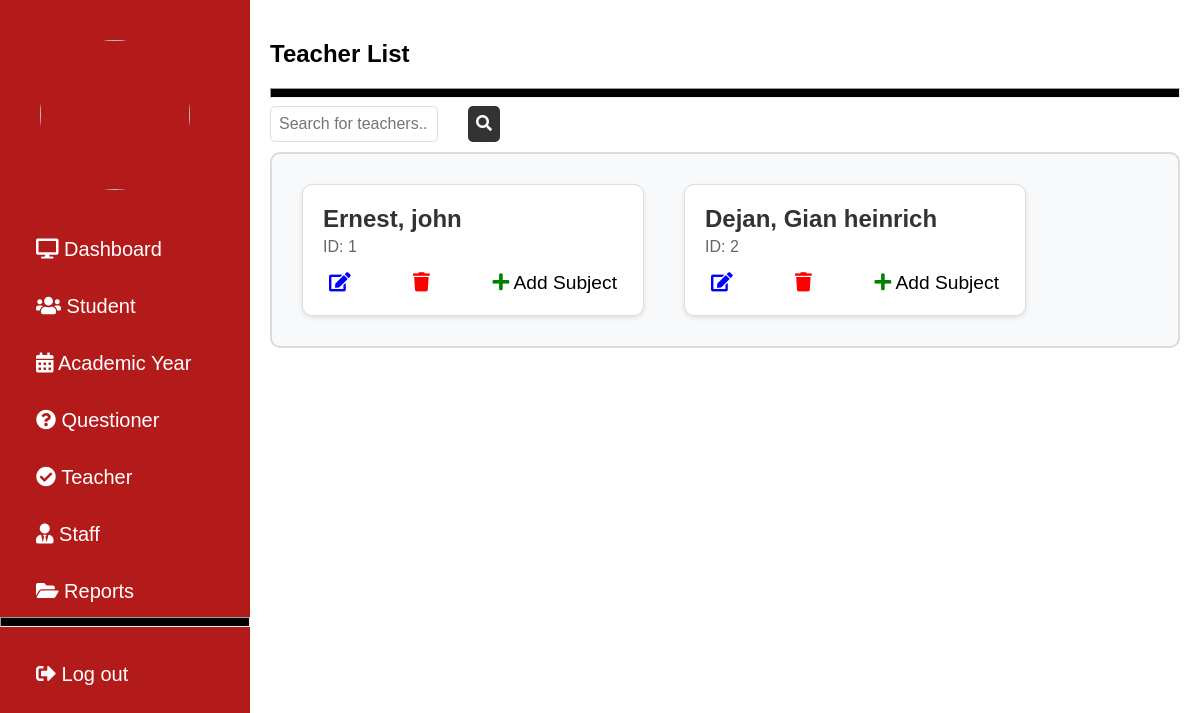
The page /admin/teacher.php on the database its author committed.
### tables this page shows
CREATE TABLE `teachers` (
  `T_id` int(255) NOT NULL,
  `firstname` varchar(255) NOT NULL,
  `lastname` varchar(255) NOT NULL
);

### admin/teacher.php (the view, shortened to what this page needs)
<!DOCTYPE html>
<html lang="en">
<head>
    <link rel="stylesheet" href="../Css/admin.css">
    <link rel="stylesheet" href="https://cdnjs.cloudflare.com/ajax/libs/font-awesome/5.12.1/css/all.min.css">
    <link rel="stylesheet" href="https://unicons.iconscout.com/release/v4.0.0/css/line.css" />
</head>
<body>
    <?php include 'sidebar.php'; ?>
    <div class="main content">
        <h2>Teacher List</h2>
        <hr>
        <div class="search-container">
            <input type="text" id="searchInput" onkeyup="searchCards()" placeholder="Search for teachers..">
            <button onclick="searchCards()"><i class="fas fa-search"></i></button>
        </div>
        <div class="row3" id="teacherCards">
            <?php
            $servername = "localhost";
            $username = "root";
            $password = "";
            $dbname = "faculty_db";
            $conn = new mysqli($servername, $username, $password, $dbname);
            $sql = "SELECT T_id, firstname, lastname FROM teachers";
            $result = $conn->query($sql);
            if ($result->num_rows > 0) {
                while($row = $result->fetch_assoc()) {
                    echo "<div class='card3'>
                            <h3>" . $row["lastname"] . ", " . $row["firstname"] . "</h3>
                            <p>ID: " . $row["T_id"] . "</p>
                            <div class='action-buttons'>
                                <button class='icon-btn'><i class='fas fa-edit'></i></button>
                                <button class='icon-btn'><i class='fas fa-trash'></i></button>
                                <button class='icon-btn add-subject-btn' data-teacher-id='" . $row["T_id"] . "'><i class='fas fa-plus'></i> Add Subject</button>
                            </div>
                          </div>";
                }
            } else {
                echo "<p>No teachers found</p>";
            }
            ?>
        </div>
    </div>
</body>
</html>

### Css/admin.css (style rules this page uses)
body { font-family: 'Poppins', sans-serif; margin: 0; padding: 0; box-sizing: border-box; }
.main { margin-left: 250px; font-size: 20px; padding: 20px; transition: margin-left 0.3s; }
hr { background-color: black; height: 8px; }
.search-container { margin-bottom: 10px; }
.search-container input[type='text'] { padding: 8px; font-size: 16px; border: 1px solid #ddd; width: 150px; float: right; margin-right: 20px; }
.search-container button { padding: 8px; font-size: 16px; background-color: #333; color: #fff; border: none; cursor: pointer; float: right; }
.row3 { display: flex; flex-wrap: wrap; background-color: #f8f9fa; border: 2px solid rgba(0, 0, 0, 0.125); border-radius: 10px; }
.content { font-size: 16px; width: auto; display: block; background-color: #fff; bottom: 0; }

### admin/teacher.php (style rules this page uses)
.row3 { display: flex; flex-wrap: wrap; gap: 20px; justify-content: flex-start; background-color: #f8f9fa; border-radius: 10px; padding: 20px; }
.card3 { background-color: white; border: 1px solid #ddd; border-radius: 10px; box-shadow: 0 2px 5px rgba(0, 0, 0, 0.1); padding: 20px; width: 300px; margin: 10px; }
.card3 h3 { margin: 0; font-size: 1.5em; color: #333; }
.card3 p { margin: 5px 0; font-size: 1em; color: #666; }
.card3 .action-buttons { display: flex; justify-content: space-between; margin-top: 15px; }
.icon-btn { background: none; border: none; cursor: pointer; font-size: 1.2em; }
.icon-btn .fa-edit { color: blue; }
.icon-btn .fa-trash { color: red; }
.icon-btn .fa-plus { color: green; }
.search-container { margin-bottom: 20px; display: flex; justify-content: flex-start; gap: 10px; }
.search-container input { padding: 10px; border: 1px solid #ddd; border-radius: 5px; width: 300px; }
.search-container button { padding: 10px; border: none; background-color: #1875FF; color: white; border-radius: 5px; cursor: pointer; }

### rows shown on the page
teachers: lastname "Ernest", firstname "john", T_id "1"
teachers: lastname "Dejan", firstname "Gian heinrich", T_id "2"
